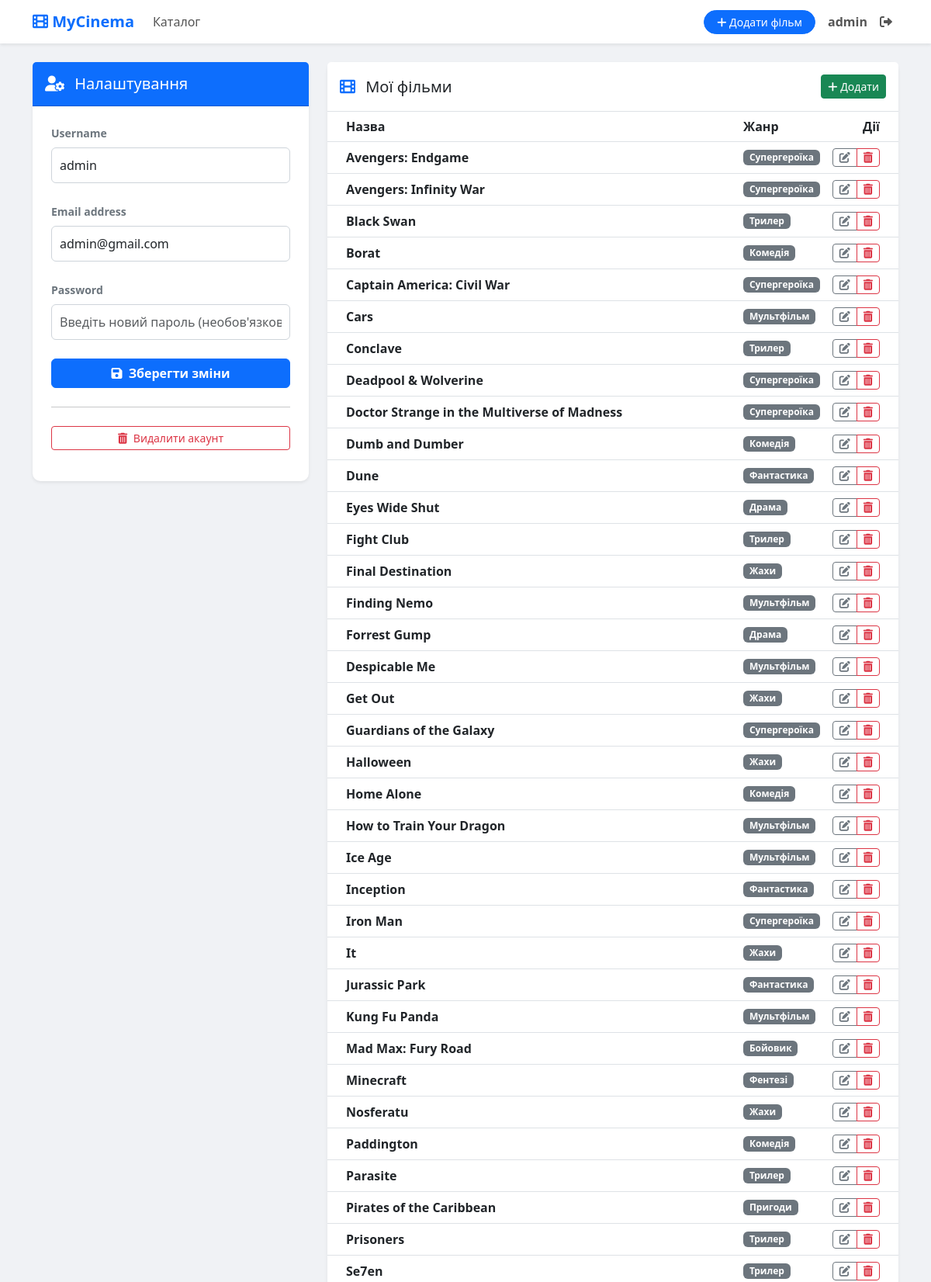
The app's page /profile/ (signed in, upper part) with its own data.
### films_app/models.py (models this page shows, shortened)
class Film(models.Model):
    user = models.ForeignKey(User, on_delete=models.CASCADE, null=True, blank=True)
    title = models.CharField(max_length=100)
    description = models.TextField()
    genre = models.CharField(max_length=100)
    photoname = models.CharField(max_length=100)
    publication_date = models.DateField(auto_now_add=True)

### films_app/views.py (the view, shortened to what this page needs)
# urls.py: path("profile/", FilmUserUpdateView.as_view(), name="profile" ),
class FilmUserUpdateView(UserPassesTestMixin, LoginRequiredMixin ,UpdateView):
    model = User
    form_class = FilmUserForm
    template_name = "user_profile.html"
    def get_object(self):
        return self.request.user
    def get_context_data(self, **kwargs):
        context = super().get_context_data(**kwargs)
        context['my_films'] = Film.objects.filter(user=self.object)
        context['my_scores'] = FilmScore.objects.filter(user=self.object)
        context['my_comments'] = FilmComment.objects.filter(user=self.object)
        return context
    def test_func(self):
        profile_user = self.get_object()
        return profile_user == self.request.user

### films_app/forms.py
class FilmUserForm(forms.ModelForm):
    class Meta:
        model = User
        fields = ['username', 'email', 'password']

### templates/user_profile.html (shortened to what this page needs)
{% extends 'base.html' %}
{% load static %}
{% block content %}
<div class="row">
    <div class="col-lg-4 mb-4">
        <div class="card shadow-sm border-0">
            <div class="card-header bg-primary text-white py-3">
                <h5 class="mb-0"><i class="fas fa-user-cog me-2"></i> Налаштування</h5>
            </div>
            <div class="card-body p-4">
                <form method="post">
                    <div class="mb-3">
    <label class="form-label fw-bold small text-secondary">{{ form.username.label }}</label>
    {{ form.username }}
</div>
<div class="mb-3">
    <label class="form-label fw-bold small text-secondary">{{ form.email.label }}</label>
    {{ form.email }}
</div>
<div class="mb-3">
    <label class="form-label fw-bold small text-secondary" for="{{ form.new_password.id_for_label }}">
        {{ form.password.label }}
    </label>
    <input type="password"
           name="{{ form.new_password.html_name }}"
           id="{{ form.new_password.id_for_label }}"
           class="form-control"
           placeholder="Введіть новий пароль (необов'язково)"
           autocomplete="new-password"
           value="">
</div>
                    <div class="d-grid gap-2 mt-4">
                        <button type="submit" class="btn btn-primary fw-bold">
                            <i class="fas fa-save me-1"></i> Зберегти зміни
                        </button>
                        <hr>
                        <a href="{% url 'profile_delete' user.pk %}" class="btn btn-outline-danger btn-sm">
                            <i class="fas fa-trash-alt me-1"></i> Видалити акаунт
                        </a>
                    </div>
                </form>
            </div>
        </div>
    </div>
    <div class="col-lg-8">
        <div class="card shadow-sm border-0 mb-4">
            <div class="card-header bg-white border-bottom py-3 d-flex justify-content-between align-items-center">
                <h5 class="mb-0 text-dark"><i class="fas fa-film me-2 text-primary"></i> Мої фільми</h5>
                <a href="{% url 'film_create' %}" class="btn btn-sm btn-success"><i class="fas fa-plus"></i> Додати</a>
            </div>
            <div class="card-body p-0">
                {% if my_films %}
                <div class="table-responsive">
                    <table class="table table-hover mb-0 align-middle">
                        <thead class="bg-light">
                            <tr>
                                <th class="ps-4">Назва</th>
                                <th>Жанр</th>
                                <th class="text-end pe-4">Дії</th>
                            </tr>
                        </thead>
                        <tbody>
                            {% for film in my_films %}
                            <tr>
                                <td class="ps-4 fw-bold">
                                    <a href="{% url 'film_detail' film.pk %}" class="text-decoration-none text-dark">{{ film.title }}</a>
                                </td>
                                <td><span class="badge bg-secondary">{{ film.genre }}</span></td>
                                <td class="text-end pe-4">
                                    <div class="btn-group">
                                        <a href="{% url 'film_update' film.pk %}" class="btn btn-sm btn-outline-secondary" title="Редагувати">
                                            <i class="fas fa-edit"></i>
                                        </a>
                                        <a href="{% url 'film_delete' film.pk %}" class="btn btn-sm btn-outline-danger" title="Видалити">
                                            <i class="fas fa-trash-alt"></i>
                                        </a>
                                    </div>
                                </td>
                            </tr>
                            {% endfor %}
                        </tbody>
                    </table>
                </div>
                {% else %}
                <div class="p-4 text-center text-muted">
                    Ви ще не додали жодного фільму.
                </div>
                {% endif %}
            </div>
        </div>
        </div>
</div>
{% endblock %}

### templates/base.html (shortened to what this page needs)
{% load static %}
<html lang="uk">
<head>
    <link href="https://cdn.jsdelivr.net/npm/bootstrap@5.3.0/dist/css/bootstrap.min.css" rel="stylesheet">
    <link rel="stylesheet" href="https://cdnjs.cloudflare.com/ajax/libs/font-awesome/6.0.0/css/all.min.css">
</head>
<body>
    <nav class="navbar navbar-expand-lg navbar-light mb-4">
        <div class="container">
            <a class="navbar-brand" href="{% url 'film_catalog' %}">
                <i class="fas fa-film"></i> MyCinema
            </a>
            <div class="collapse navbar-collapse" id="navbarNav">
                <ul class="navbar-nav me-auto">
                    <li class="nav-item">
                        <a class="nav-link" href="{% url 'film_catalog' %}">Каталог</a>
                    </li>
                </ul>
                <ul class="navbar-nav ms-auto align-items-center">
                    {% if user.is_authenticated %}
                        <li class="nav-item">
                            <a class="btn btn-primary btn-sm mx-2 rounded-pill px-3" href="{% url 'film_create' %}">
                                <i class="fas fa-plus"></i> Додати фільм
                            </a>
                        </li>
                        <li class="nav-item">
                            <span class="nav-link fw-bold text-dark">{{ user.username }}</span>
                        </li>
                        <li class="nav-item">
                            <a class="nav-link text-danger" href="{% url 'logout' %}">
                                <i class="fas fa-sign-out-alt"></i>
                            </a>
                        </li>
                    {% endif %}
                </ul>
            </div>
        </div>
    </nav>
    <main class="container mb-5">
        {% block content %}{% endblock %}
    </main>
</body>
</html>

### templates/base.html (style rules this page uses)
body { background-color: #f0f2f5; color: #212529; font-family: 'Segoe UI', Tahoma, Geneva, Verdana, sans-serif; min-height: 100vh; display: flex; flex-direction: column; }
.navbar { background-color: #ffffff !important; box-shadow: 0 2px 4px rgba(0,0,0,0.08); }
.navbar-brand { color: #0d6efd !important; font-weight: bold; }
.nav-link { color: #555 !important; }
.card { background-color: #ffffff; border: none; border-radius: 10px; box-shadow: 0 2px 8px rgba(0,0,0,0.05); transition: transform 0.2s, box-shadow 0.2s; }
input[type="text"], input[type="password"], input[type="email"], textarea, select { width: 100%; padding: 10px; border: 1px solid #ced4da; border-radius: 6px; background-color: #fff; color: #212529; margin-bottom: 10px; transition: border-color 0.15s ease-in-out, box-shadow 0.15s ease-in-out; }
main { flex: 1; }

### records on screen
Film: title "Avengers: Endgame", genre "Супергероїка"
Film: title "Avengers: Infinity War", genre "Супергероїка"
Film: title "Black Swan", genre "Трилер"
Film: title "Borat", genre "Комедія"
Film: title "Captain America: Civil War", genre "Супергероїка"
Film: title "Cars", genre "Мультфільм"
Film: title "Conclave", genre "Трилер"
Film: title "Deadpool & Wolverine", genre "Супергероїка"
Film: title "Doctor Strange in the Multiverse of Madness", genre "Супергероїка"
Film: title "Dumb and Dumber", genre "Комедія"
Film: title "Dune", genre "Фантастика"
Film: title "Eyes Wide Shut", genre "Драма"
Film: title "Fight Club", genre "Трилер"
Film: title "Final Destination", genre "Жахи"
Film: title "Finding Nemo", genre "Мультфільм"
Film: title "Forrest Gump", genre "Драма"
Film: title "Despicable Me", genre "Мультфільм"
Film: title "Get Out", genre "Жахи"
Film: title "Guardians of the Galaxy", genre "Супергероїка"
Film: title "Halloween", genre "Жахи"
Film: title "Home Alone", genre "Комедія"
Film: title "How to Train Your Dragon", genre "Мультфільм"
Film: title "Ice Age", genre "Мультфільм"
Film: title "Inception", genre "Фантастика"
Film: title "Iron Man", genre "Супергероїка"
Film: title "It", genre "Жахи"
Film: title "Jurassic Park", genre "Фантастика"
Film: title "Kung Fu Panda", genre "Мультфільм"
Film: title "Mad Max: Fury Road", genre "Бойовик"
Film: title "Minecraft", genre "Фентезі"
Film: title "Nosferatu", genre "Жахи"
Film: title "Paddington", genre "Комедія"
Film: title "Parasite", genre "Трилер"
Film: title "Pirates of the Caribbean", genre "Пригоди"
Film: title "Prisoners", genre "Трилер"
Film: title "Se7en", genre "Трилер"

### other values on screen
{{ user.username }} "admin"
